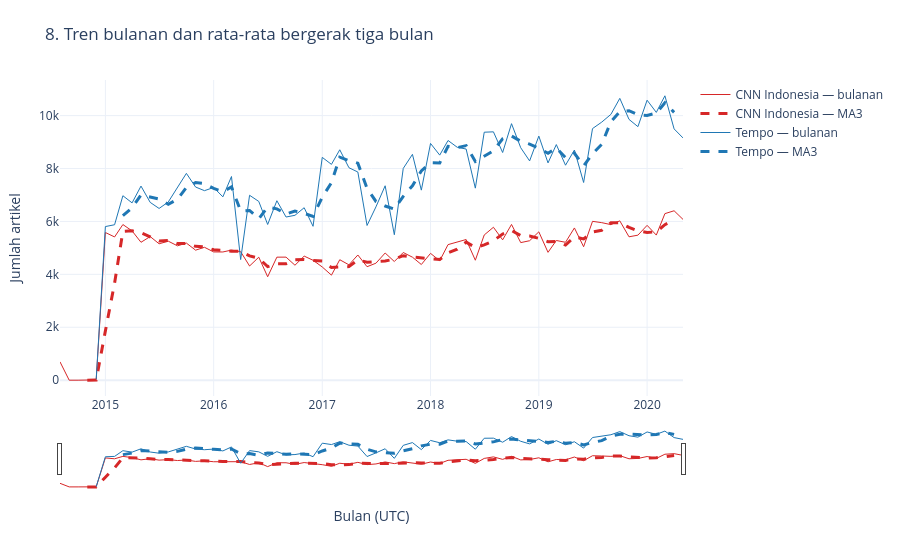

Source (notebook cell):
### Markdown cell above
## 9. Temporal windowing — moving average dan perubahan bulanan

Agregasi `date_trunc` sebelumnya dilengkapi SQL window `OVER`. Moving average memakai bulan berjalan dan dua bulan sebelumnya **per media**, setelah kalender bulanan dilengkapi. MA baru ditampilkan jika ketiga bulan berada dalam rentang observasi media. Perubahan bulanan menggunakan `LAG`; pembagi nol menghasilkan null. Bulan parsial diberi flag agar tidak menjadi dasar rekomendasi pertumbuhan.

### Code cell
con.register('monthly_counts', monthly)
windowed = con.sql("""
WITH coverage AS (
 SELECT source, date_trunc('month', min(published_at)) AS first_month,
        date_trunc('month', max(published_at)) AS last_month FROM news GROUP BY source
), series AS (
 SELECT m.*, (m.month > c.first_month AND m.month < c.last_month) AS complete_period
 FROM monthly_counts m JOIN coverage c USING(source)
 WHERE m.month BETWEEN c.first_month AND c.last_month
), windows AS (
 SELECT *, AVG(article_count) OVER w AS ma3_value,
        COUNT(*) OVER w AS window_size,
        MIN(CAST(complete_period AS INTEGER)) OVER w AS complete_window,
        LAG(article_count) OVER (PARTITION BY source ORDER BY month) AS previous_count,
        LAG(complete_period) OVER (PARTITION BY source ORDER BY month) AS previous_complete
 FROM series WINDOW w AS (PARTITION BY source ORDER BY month ROWS BETWEEN 2 PRECEDING AND CURRENT ROW)
)
SELECT *, CASE WHEN window_size=3 AND complete_window=1 THEN ma3_value END AS ma3,
 CASE WHEN complete_period AND previous_complete THEN
    100.0*(article_count - previous_count)/NULLIF(previous_count, 0) END AS month_change_pct
FROM windows ORDER BY source, month
""").pl()
fig = go.Figure()
for source in COLORS:
    frame = windowed.filter(pl.col('source') == source)
    fig.add_trace(go.Scatter(x=frame['month'].to_list(), y=frame['article_count'].to_list(),
                            name=f'{source} — bulanan', line=dict(color=COLORS[source], width=1)))
    fig.add_trace(go.Scatter(x=frame['month'].to_list(), y=frame['ma3'].to_list(),
                            name=f'{source} — MA3', line=dict(color=COLORS[source], width=3, dash='dash')))
fig.update_layout(title='8. Tren bulanan dan rata-rata bergerak tiga bulan',
                  xaxis_title='Bulan (UTC)', yaxis_title='Jumlah artikel', hovermode='x unified')
fig.update_xaxes(rangeslider_visible=True)
show_and_save(fig, '08_temporal_window.html')
display(windowed.select('source', 'month', 'article_count', 'ma3', 'month_change_pct').tail(12))
